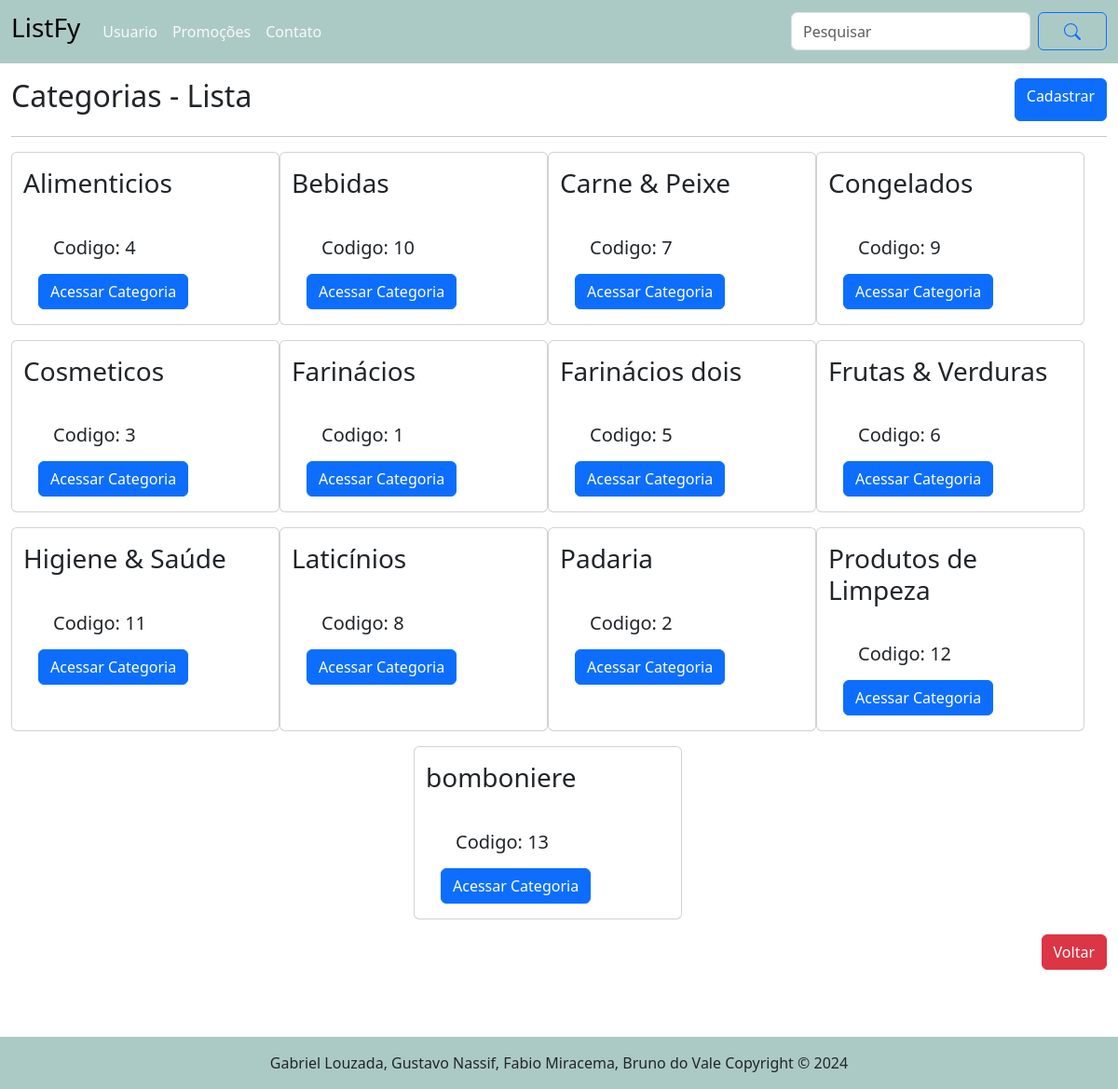
Before: /itens_lista/categorias/1 with the older database file.
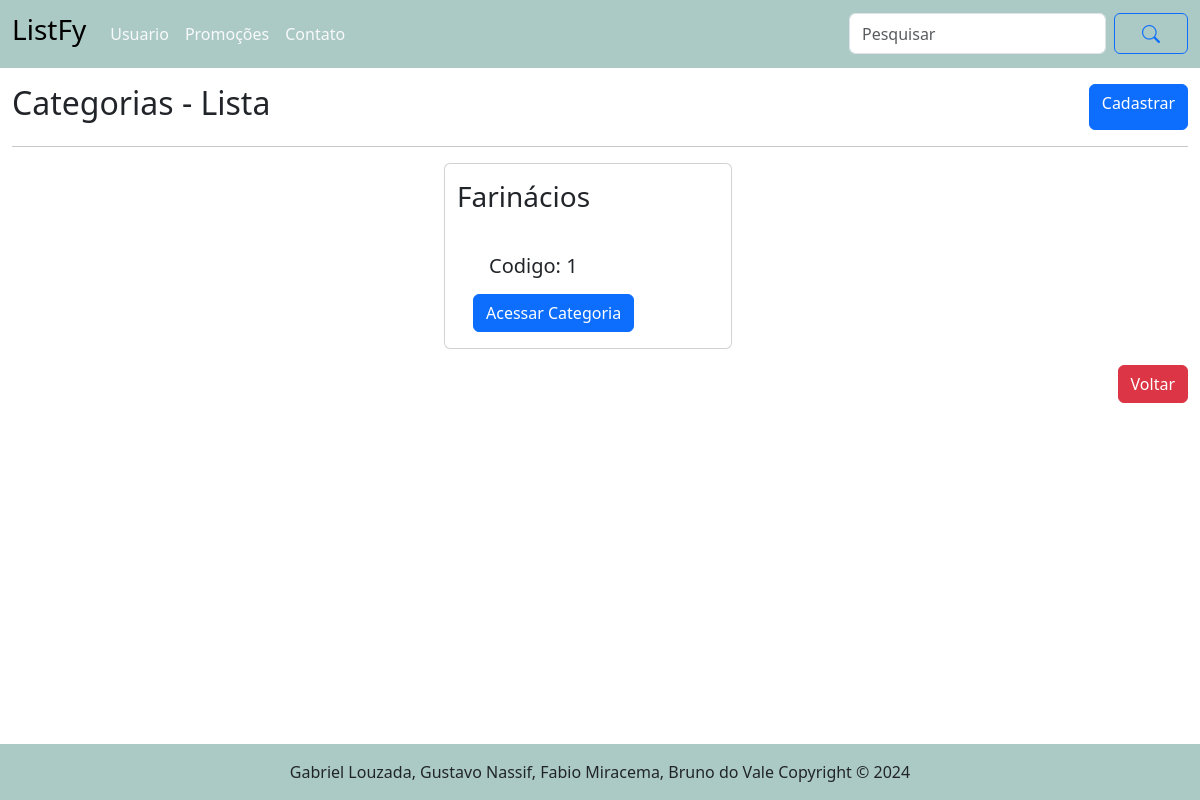
After: the same page with the newer database file.
### tables this page shows
CREATE TABLE "categoria" (
	"id_categoria"	INTEGER,
	"nome"	TEXT NOT NULL,
	PRIMARY KEY("id_categoria" AUTOINCREMENT)
);

### routes/itens_lista_routes.py (the view)
@router.get("/categorias/{id_lista:int}", response_class=HTMLResponse)
async def get_listar_categoria(request: Request,id_lista: int = 0):
    categoria = obter_todas_categorias()
    return templates.TemplateResponse("/itens_lista/itens_lista_categorias.html",{"request":request, "categoria":categoria, "id_lista":id_lista})

### templates/itens_lista/itens_lista_categorias.html (shortened to what this page needs)
{% extends "base.html" %}
{% block conteudo %}
    <main class="container-fluid" >
        <div class="d-flex justify-content-between mt-3 ">
            <h2>Categorias - Lista</h2>
            <a href="/categorias/cadastrar_categoria" class="btn btn-primary"> Cadastrar</a>
        </div>
        <hr>
        <div class="row container-fluid d-flex justify-content-evenly">
            {% for c in categoria %}
            <div class="card col-12 mb-3" style="width: 18rem;">
                <div>
                    <h3 class="mt-3">{{ c.nome_categoria }}</h3>
                </div>
                <div class="card-body">
                  <h5 class="card-title m-3">Codigo: {{c.id_categoria}}</h5>
                    <div class="col-12">
                        <a href="/itens_lista/categorias/{{id_lista}}/{{c.id_categoria}}" class="btn btn-primary"> Acessar Categoria</a>
                    </div>
                </div>
            </div>
            {% endfor %}
        </div>
        <div class="row">
            <div class="col-12 mb-5 d-flex justify-content-end">
                <a href="/" class="btn btn-danger"> Voltar</a>
            </div>
        </div>
    </main>
{% endblock %}

Changed rows visible on the page:
removed categoria: nome_categoria "Alimenticios", id_categoria "4"
removed categoria: nome_categoria "Bebidas", id_categoria "10"
removed categoria: nome_categoria "Carne & Peixe", id_categoria "7"
removed categoria: nome_categoria "Congelados", id_categoria "9"
removed categoria: nome_categoria "Cosmeticos", id_categoria "3"
removed categoria: nome_categoria "Farinácios dois", id_categoria "5"
removed categoria: nome_categoria "Frutas & Verduras", id_categoria "6"
removed categoria: nome_categoria "Higiene & Saúde", id_categoria "11"
removed categoria: nome_categoria "Laticínios", id_categoria "8"
removed categoria: nome_categoria "Padaria", id_categoria "2"
removed categoria: nome_categoria "Produtos de Limpeza", id_categoria "12"
removed categoria: nome_categoria "bomboniere", id_categoria "13"
